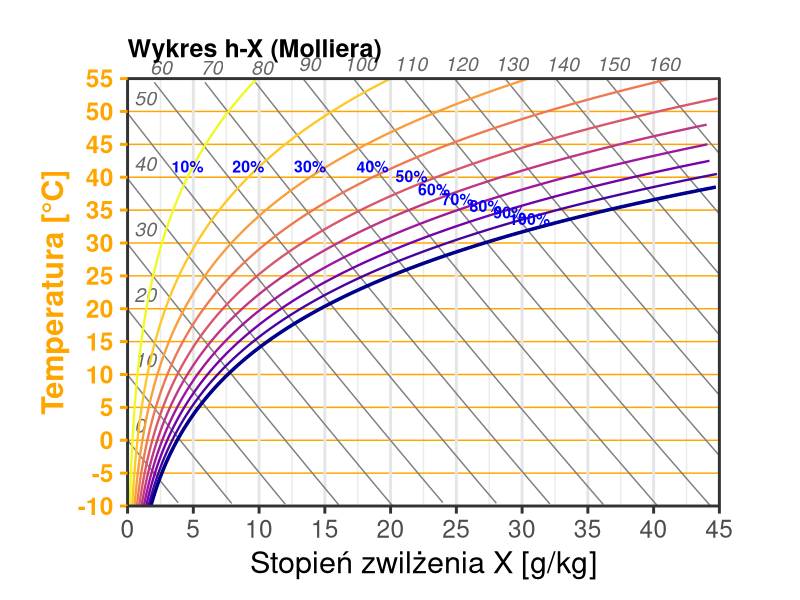
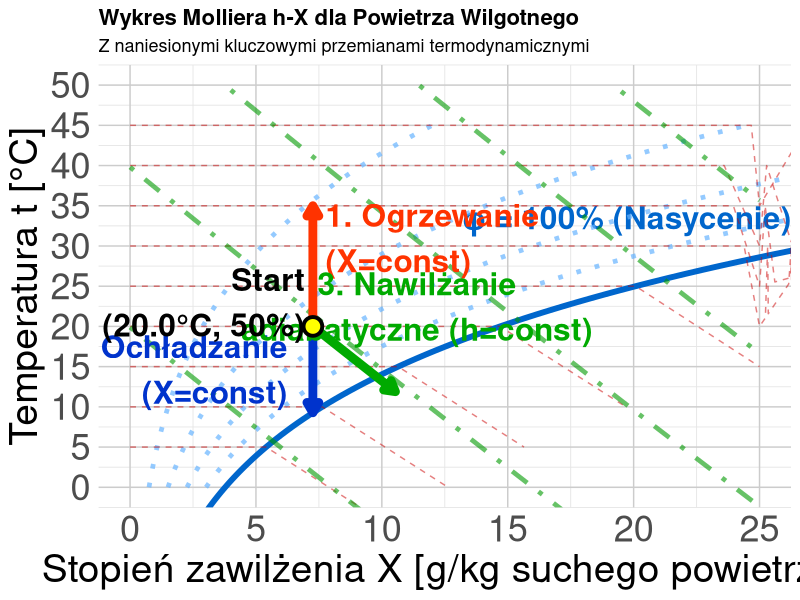

Recreate these plots in R, in order.
## ---- chunk 1
#| label: ix-diagram-all
#| echo: false
#| fig-align: center
#| fig-width: 14        # Duża szerokość "źródłowa" (w calach)
#| fig-height: 8        # Duża wysokość "źródłowa"
#| out-width: "100%"    # Rozciągnij do granic kontenera

library(ggplot2)
library(dplyr)

# --- 1. KONFIGURACJA I STAŁE ---
CONSTANTS <- list(
    p_atm = 1013.25,
    cp_dry = 1.005,
    cp_vap = 1.86,
    r_0 = 2501.0
)

# --- 2. FUNKCJE FIZYCZNE ---
get_psat <- function(t) {
    6.112 * exp((17.62 * t) / (243.12 + t))
}

get_x_from_rh <- function(t, rh, p = CONSTANTS$p_atm) {
    ps <- get_psat(t)
    pv <- rh * ps
    if (any(pv >= p)) {
        return(NA)
    }
    0.622 * pv / (p - pv)
}

get_t_from_h_x <- function(h, x_kg) {
    (h - x_kg * CONSTANTS$r_0) / (CONSTANTS$cp_dry + x_kg * CONSTANTS$cp_vap)
}

# --- 3. PRZYGOTOWANIE DANYCH ---
generate_mollier_data <- function() {
    x_max_g <- 45
    t_min <- -10
    t_max <- 55 # Górna granica wykresu

    # A. Krzywe wilgotności (RH)
    t_seq <- seq(t_min, t_max, by = 0.5)
    rh_levels <- c(0.1, 0.2, 0.3, 0.4, 0.5, 0.6, 0.7, 0.8, 0.9, 1.0)

    df_rh <- expand.grid(t = t_seq, rh = rh_levels) %>%
        mutate(
            x_kg = get_x_from_rh(t, rh),
            x_g = x_kg * 1000
        ) %>%
        filter(!is.na(x_kg), x_g <= x_max_g)

    # B. Linie Entalpii (Izentalpy)
    h_levels <- seq(0, 160, by = 10)
    x_seq_h <- seq(0, x_max_g, length.out = 200) # Gęstsze punkty dla płynności

    df_h <- expand.grid(h_val = h_levels, x_g = x_seq_h) %>%
        mutate(
            x_kg = x_g / 1000,
            t = get_t_from_h_x(h_val, x_kg)
        ) %>%
        # Przycinamy dane do ramki wykresu
        filter(t >= t_min, t <= t_max)

    # C. Przygotowanie etykiet entalpii (żeby były na krawędziach)
    # Znajdujemy "ostatni" punkt każdej linii w obrębie wykresu
    h_labels <- df_h %>%
        group_by(h_val) %>%
        filter(x_g == max(x_g) | t == max(t)) %>% # Szukamy końca linii
        slice(1) %>% # Bierzemy jeden punkt (preferencyjnie prawy koniec)
        mutate(
            # Jeśli linia kończy się na górze (blisko t_max), etykieta nad nią
            # Jeśli linia kończy się z prawej (blisko x_max), etykieta obok niej
            label_pos = ifelse(t >= t_max - 1, "top", "right")
        )

    list(rh = df_rh, h_lines = df_h, h_labels = h_labels)
}

data <- generate_mollier_data()

# --- 4. RYSOWANIE ---

p <- ggplot() +

    # 1. LINIE ENTALPII
    geom_line(
        data = data$h_lines, aes(x = x_g, y = t, group = h_val),
        color = "gray50", size = 0.5
    ) +

    # Etykiety Entalpii (Inteligentne pozycjonowanie)
    geom_text(
        data = data$h_labels,
        aes(x = x_g, y = t, label = h_val, hjust = ifelse(label_pos == "top", 0.5, 0)),
        vjust = -0.5, # Lekko w górę
        nudge_x = 0.5, # Lekko w prawo dla tych z boku
        size = 5, color = "gray40", fontface = "italic"
    ) +

    # 2. KRZYWE WILGOTNOŚCI
    geom_line(
        data = data$rh, aes(x = x_g, y = t, group = rh, color = factor(rh)),
        size = 0.8
    ) +
    geom_line(
        data = data$rh %>% filter(rh == 1.0),
        aes(x = x_g, y = t), color = "darkblue", size = 1.2
    ) +

    # Etykiety RH (ZMNIEJSZONE do 4)
    geom_text(
        data = data$rh %>% filter(t > 25) %>% group_by(rh) %>% slice(round(n() / 2)),
        aes(x = x_g, y = t, label = paste0(rh * 100, "%")),
        color = "blue", size = 4, fontface = "bold", vjust = -0.4,
        bg = "white"
    ) + # Opcjonalnie background, by nie zlewały się z liniami

    # 3. STYL I KOLORY
    scale_color_viridis_d(option = "C", direction = -1) +
    scale_x_continuous(expand = c(0, 0), limits = c(0, 45), breaks = seq(0, 45, 5)) +
    scale_y_continuous(expand = c(0, 0), limits = c(-10, 55), breaks = seq(-10, 55, 5)) +
    labs(
        title = "Wykres h-X (Molliera)",
        subtitle = NULL, # Usunąłem podtytuł, by zyskać miejsce
        x = "Stopień zwilżenia X [g/kg]",
        y = "Temperatura [°C]"
    ) +
    theme_bw(base_size = 22) + # Duża czcionka bazowa

    theme(
        # Marginesy: Góra, Prawa, Dół, Lewa (Zwiększone Prawa i Góra dla etykiet h)
        plot.margin = margin(t = 1, r = 1.5, b = 0.5, l = 0.5, "cm"),

        # Izotermy i Oś Y (Pomarańczowe)
        panel.grid.major.y = element_line(color = "orange", size = 0.5),
        panel.grid.minor.y = element_blank(),
        panel.grid.major.x = element_line(color = "gray90"),
        axis.text.y = element_text(color = "orange", face = "bold"),
        axis.title.y = element_text(color = "orange", face = "bold"),
        axis.ticks.y = element_line(color = "orange"),

        # Tytuł
        plot.title = element_text(size = 18, face = "bold"),
        legend.position = "none"
    ) +

    # Clip = "off" pozwala pisać po marginesach
    coord_fixed(ratio = 0.5, clip = "off")

print(p)
## ---- chunk 2
#| label: ix-diagram-advanced
#| echo: false
#| fig-align: center
#| fig-width: 14        # Duża szerokość "źródłowa" (w calach)
#| fig-height: 8        # Duża wysokość "źródłowa"
#| out-width: "100%"    # Rozciągnij do granic kontenera

library(ggplot2)

# ===== FUNKCJE POMOCNICZE (fizyka powietrza wilgotnego) =====

# Ciśnienie nasycenia pary wodnej (Magnus formula)
p_sat <- function(t) {
    # t w °C, wynik w kPa
    0.61121 * exp((18.678 - t / 234.5) * (t / (257.14 + t)))
}

# Stopień zawilżenia dla danej temp i wilgotności względnej
x_calc <- function(t, phi, p_atm = 101.325) {
    # phi w %, p_atm w kPa
    p_p <- (phi / 100) * p_sat(t)
    622 * p_p / (p_atm - p_p) # g/kg
}

# Entalpia właściwa [kJ/kg] (h = cp*t + x*(r0 + cpv*t))
h_calc <- function(t, x) {
    1.005 * t + (x / 1000) * (2501 + 1.86 * t)
}

# ===== GENEROWANIE SIATKI WYKRESU =====

# Krzywa nasycenia (phi = 100%)
t_range <- seq(-5, 50, 0.5)
x_sat <- sapply(t_range, function(t) x_calc(t, 100))
df_sat <- data.frame(t = t_range, x = x_sat)
df_sat <- df_sat[df_sat$x < 30, ]

# Linie stałej wilgotności względnej (phi = const)
phi_levels <- c(20, 40, 60, 80)
df_phi <- do.call(rbind, lapply(phi_levels, function(phi) {
    t_vals <- seq(0, 45, 1)
    x_vals <- sapply(t_vals, function(t) x_calc(t, phi))
    data.frame(t = t_vals, x = x_vals, phi = phi)
}))
df_phi <- df_phi[df_phi$x < 30 & df_phi$x > 0, ]

# Izotermy (t = const) - z załamaniem na linii saturacji
temp_levels <- seq(5, 45, 5)
df_iso_t <- do.call(rbind, lapply(temp_levels, function(temp) {
    # Punkt saturacji dla danej temperatury
    x_sat <- x_calc(temp, 100)

    # Segment 1: Obszar pary przegrzanej (poziomy, od x=0 do x_sat)
    segment1 <- data.frame(
        t = temp,
        x = seq(0, x_sat, length.out = 30),
        temp_label = temp,
        segment = "przegrzana"
    )

    # Segment 2: Obszar mgły (opadający w prawo/w dół)
    # W obszarze mgły przy stałej temperaturze, wilgotność rośnie
    # Linia opada pionowo w dół (stała temp, rosnące x)
    x_max_fog <- min(x_sat + 5, 25) # Przedłużamy o 5 g/kg w prawo
    segment2 <- data.frame(
        t = seq(temp, max(temp - 10, -5), length.out = 20), # Opada w dół
        x = seq(x_sat, x_max_fog, length.out = 20),
        temp_label = temp,
        segment = "mgla"
    )

    rbind(segment1, segment2)
}))

# Izentalpy (h = const)
h_levels <- seq(20, 100, 20)
df_isenth <- do.call(rbind, lapply(h_levels, function(h_val) {
    # Dla danej entalpii h, mamy: t = (h - 2.5*x) / (1 + 0.00186*x) (przybliżenie)
    x_vals <- seq(0, 25, 0.5)
    t_vals <- (h_val - 2.5 * x_vals) / (1.005 + 0.00186 * x_vals)
    df_temp <- data.frame(t = t_vals, x = x_vals, h = h_val)
    # Ogranicz do obszaru fizycznego
    df_temp <- df_temp[df_temp$t >= -10 & df_temp$t <= 50 & df_temp$x >= 0 & df_temp$x <= 25, ]
    df_temp
}))

# ===== PRZEMIANY CHARAKTERYSTYCZNE =====

# Punkt początkowy: t0=20°C, phi0=50%
t0 <- 20
phi0 <- 50
x0 <- x_calc(t0, phi0)
h0 <- h_calc(t0, x0)

# 1. OGRZEWANIE (X=const, w górę)
t1_heat <- 35 # Ogrzanie do 35°C
x1_heat <- x0 # X stałe!
h1_heat <- h_calc(t1_heat, x1_heat)
heating <- data.frame(
    t = seq(t0, t1_heat, length.out = 20),
    x = x0
)

# 2. OCHŁADZANIE (X=const, w dół do punktu rosy)
# Punkt rosy: temp przy której phi=100% dla danego X
t_dew <- uniroot(function(t) x_calc(t, 100) - x0, interval = c(-10, t0))$root
cooling <- data.frame(
    t = seq(t0, t_dew, length.out = 20),
    x = x0
)

# 3. NAWILŻANIE ADIABATYCZNE (h=const, ukośnie w dół-prawo)
# Dla h=const: nawilżamy wodą, temp spada, x rośnie
x_humid_max <- min(x0 + 6, x_calc(15, 99)) # Kończymy przy niższej temp
df_humid_temp <- data.frame(x = seq(x0, x_humid_max, length.out = 30))
df_humid_temp$t <- (h0 - 2.5 * df_humid_temp$x) / (1.005 + 0.00186 * df_humid_temp$x)
humidification <- df_humid_temp[df_humid_temp$t >= 10, ]

# ===== WYKRES =====
ggplot() +
    # Krzywa nasycenia
    geom_line(data = df_sat, aes(x = x, y = t), color = "#0066cc", linewidth = 2) +
    annotate("text",
        x = max(df_sat$x) - 10, y = max(df_sat$t) + 2,
        label = "φ = 100% (Nasycenie)", color = "#0066cc", fontface = "bold", size = 8
    ) +

    # Linie stałej wilgotności względnej
    geom_line(
        data = df_phi, aes(x = x, y = t, group = phi),
        color = "#66b3ff", linetype = "dotted", linewidth = 1.6, alpha = 0.7
    ) +

    # Izotermy
    geom_line(
        data = df_iso_t, aes(x = x, y = t, group = temp_label),
        color = "#cc0000", linetype = "dashed", linewidth = 0.5, alpha = 0.5
    ) +

    # Izentalpy
    geom_line(
        data = df_isenth, aes(x = x, y = t, group = h),
        color = "#009900", linetype = "dotdash", linewidth = 1.6, alpha = 0.6
    ) +

    # === PRZEMIANY ===

    # Ogrzewanie (czerwona strzałka w górę)
    geom_path(
        data = heating, aes(x = x, y = t),
        color = "#ff3300", linewidth = 3, arrow = arrow(length = unit(0.3, "cm"), type = "closed")
    ) +
    annotate("text",
        x = x0 + .5, y = (t0 + t1_heat * 1.2) / 2,
        label = "1. Ogrzewanie\n(X=const)", color = "#ff3300", fontface = "bold", size = 8, hjust = 0
    ) +

    # Ochładzanie (niebieska strzałka w dół)
    geom_path(
        data = cooling, aes(x = x, y = t),
        color = "#0033cc", linewidth = 3, arrow = arrow(length = unit(0.3, "cm"), type = "closed")
    ) +
    annotate("text",
        x = x0 - 1, y = (t0 + t_dew) / 2,
        label = "2. Ochładzanie\n(X=const)", color = "#0033cc", fontface = "bold", size = 8, hjust = 1
    ) +

    # Nawilżanie adiabatyczne (zielona strzałka ukośna)
    geom_path(
        data = humidification, aes(x = x, y = t),
        color = "#00aa00", linewidth = 3, arrow = arrow(length = unit(0.3, "cm"), type = "closed")
    ) +
    annotate("text",
        x = (x0 + x_humid_max + 1) / 2 + 2, y = humidification$t[10] + 5,
        label = "3. Nawilżanie\nadiabatyczne (h=const)", color = "#00aa00", fontface = "bold", size = 8
    ) +

    # Punkt początkowy
    geom_point(aes(x = x0, y = t0), size = 5, color = "black", shape = 21, fill = "yellow", stroke = 2) +
    annotate("text",
        x = x0 - .3, y = t0 + 3, label = sprintf("Start\n(%.1f°C, %.0f%%)", t0, phi0),
        fontface = "bold", size = 8, hjust = 1
    ) +

    # Opisy
    labs(
        title = "Wykres Molliera h-X dla Powietrza Wilgotnego",
        subtitle = "Z naniesionymi kluczowymi przemianami termodynamicznymi",
        x = "Stopień zawilżenia X [g/kg suchego powietrza]",
        y = "Temperatura t [°C]"
    ) +
    theme_minimal(base_size = 13) +
    theme(
        plot.title = element_text(face = "bold", size = 16),
        axis.text = element_text(size = 26), # 2x większe etykiety osi (było 13)
        axis.title = element_text(size = 28), # 2x większe tytuły osi
        panel.grid.minor = element_line(color = "gray90", linewidth = 0.3),
        panel.grid.major = element_line(color = "gray80", linewidth = 0.5)
    ) +
    coord_cartesian(xlim = c(0, 25), ylim = c(0, 50)) +
    scale_x_continuous(breaks = seq(0, 25, 5)) +
    scale_y_continuous(breaks = seq(0, 50, 5))
